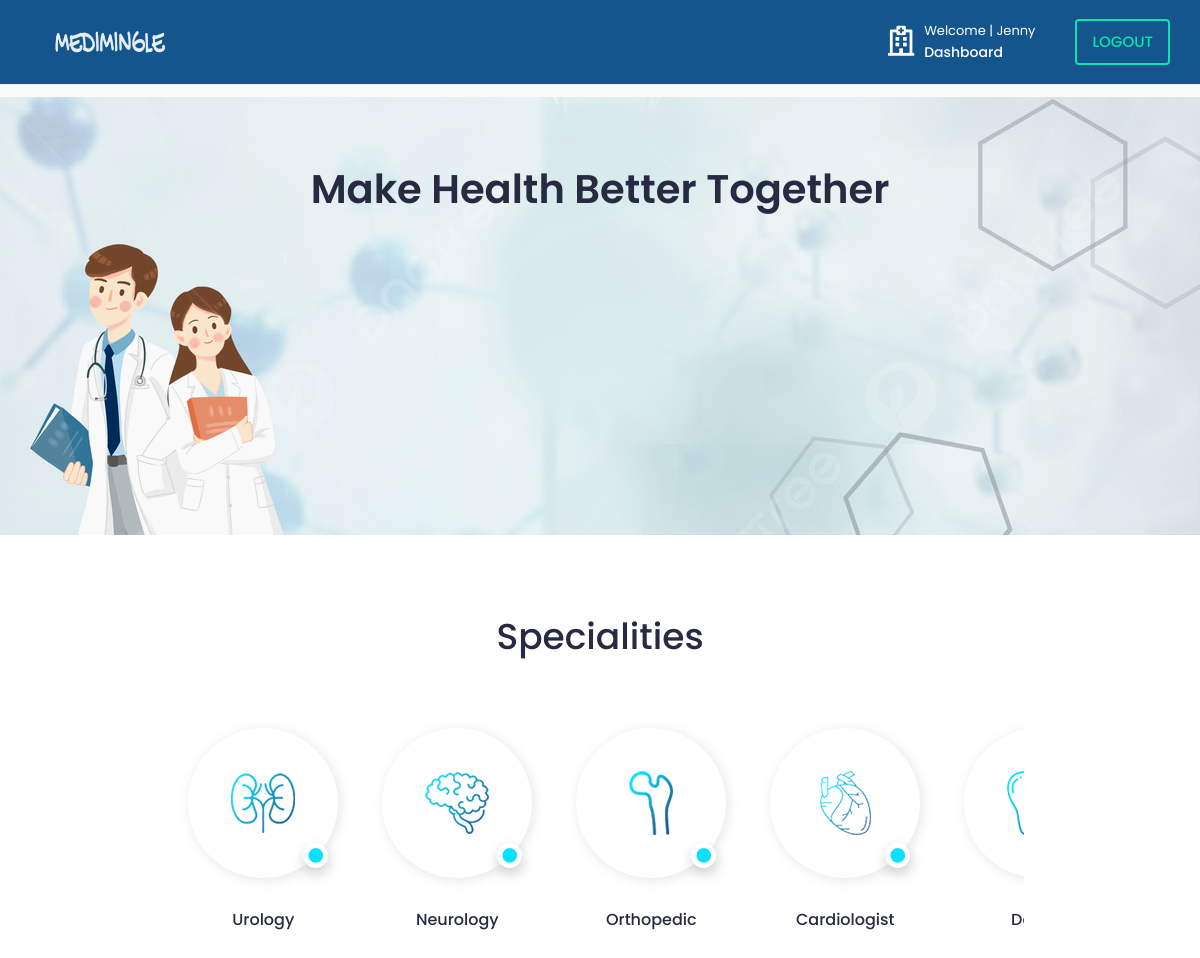
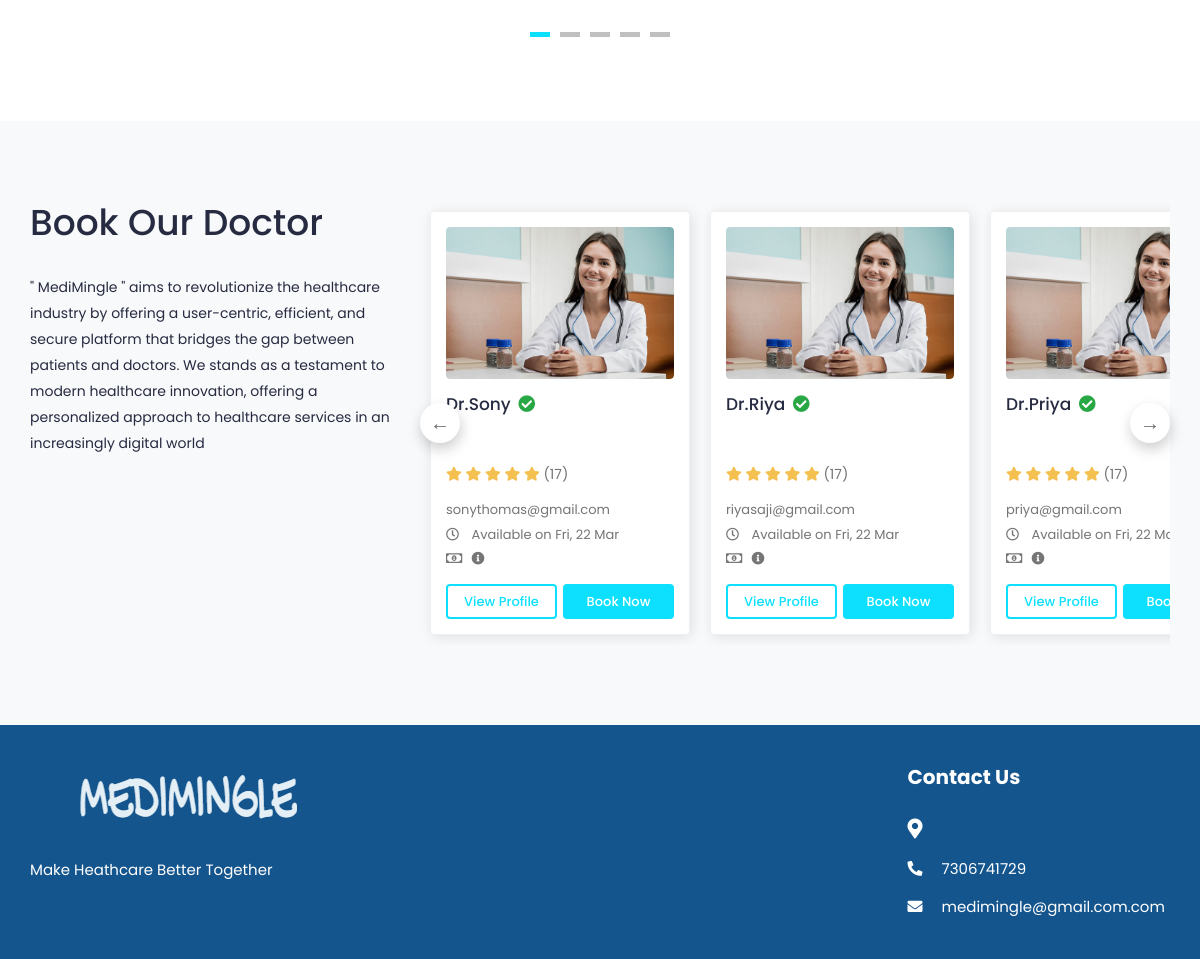
The app's page /homepage/ (signed in) with its own data (2 pictures, top to bottom).
### medi/models.py (models this page shows, shortened)
class tbl_user(AbstractUser):
    email=models.EmailField(unique=True)
    phone_number=models.CharField(max_length=15, null=True)
    USER_TYPE_CHOICES = (
        ('patient', 'Patient'),('doctor', 'Doctor'),
    )
    user_type = models.CharField(
        max_length=10,
        choices=USER_TYPE_CHOICES,
        default='patient',
    )
    is_email_verified = models.BooleanField(default=False)
    email_verification_token = models.CharField(max_length=255, blank=True, null=True)
    status= models.BooleanField(default=False)

### medi/views.py (the view)
# urls.py: path('homepage/',views.homepage,name='homepage'),
@never_cache
@login_required(login_url='signin')
def homepage(request):
    doct = tbl_user.objects.filter(user_type='doctor').exclude(is_superuser=True)
    context={
        "doct":doct
    }
    return render(request,'homepage.html',context)

### templates/homepage.html (shortened to what this page needs)
{% load static %}
<!DOCTYPE html>
<html lang="en">
<head>
		<link rel="stylesheet" href="{% static '/assets/css/bootstrap.min.css'%}">
		<link rel="stylesheet" href="{% static '/assets/plugins/fontawesome/css/fontawesome.min.css'%}">
		<link rel="stylesheet" href="{% static '/assets/plugins/fontawesome/css/all.min.css'%}">
		<link rel="stylesheet" href="{% static '/assets/css/style.css'%}">
	</head>
	<body>
		<div class="main-wrapper">
			{% load static %}
<header class="header">
    <nav class="navbar navbar-expand-lg header-nav">
        <div class="navbar-header">
            <a href="{% url 'homepage' %}" class="navbar-brand logo">
                <img src="{% static '/assets/img/logo.png'%}" class="img-fluid" alt="Logo">
            </a>
        </div>
        <ul class="nav header-navbar-rht">
            <li class="nav-item contact-item">
                <div class="header-contact-img">
                    <i  style="color: white;" class="far fa-hospital"></i>
                </div>
                <div class="header-contact-detail">
                    {% if user.is_authenticated %}
                        <p  style="color: white;" class="contact-header">Welcome | {{ user.first_name }}</p>
                        {% if user.user_type == 'doctor' %}
                            <p class="contact-info-header"><a href="{% url 'doctor_dashboard' %}"  style="color: white;" >Dashboard</a></p>
                        {% else %}
                        <p class="contact-info-header"><a href="{% url 'patient_dashboard' %}"  style="color: white;" >Dashboard</a></p>
                        {% endif %}
                    {% endif %}
                </div>
            </li>
            <li class="nav-item">
				{% if user.is_authenticated %}
				<li class="nav-item">
					<a class="nav-link header-login" href="{% url 'logout' %}">Logout</a>
				</li>
				{% endif %}
        </ul>
    </nav>
</header>
			<section class="section section-search">
				<div class="container-fluid">
					<div class="banner-wrapper">
						<div class="banner-header text-center">
							<h1>Make Health Better Together</h1>
						</div>
					</div>
				</div>
			</section>
			<section class="section section-specialities">
				<div class="container-fluid">
					<div class="section-header text-center">
						<h2>Specialities</h2>
					</div>
					<div class="row justify-content-center">
						<div class="col-md-9">
							<div class="specialities-slider slider">
								<div class="speicality-item text-center">
									<div class="speicality-img">
										<img src="{% static '/assets/img/specialities/specialities-01.png'%}" class="img-fluid" alt="Speciality">
										<span><i class="fa fa-circle" aria-hidden="true"></i></span>
									</div>
									<p>Urology</p>
								</div>
								<div class="speicality-item text-center">
									<div class="speicality-img">
										<img src="{% static '/assets/img/specialities/specialities-02.png'%}" class="img-fluid" alt="Speciality">
										<span><i class="fa fa-circle" aria-hidden="true"></i></span>
									</div>
									<p>Neurology</p>
								</div>
								<div class="speicality-item text-center">
									<div class="speicality-img">
										<img src="{% static '/assets/img/specialities/specialities-03.png'%}" class="img-fluid" alt="Speciality">
										<span><i class="fa fa-circle" aria-hidden="true"></i></span>
									</div>
									<p>Orthopedic</p>
								</div>
								<div class="speicality-item text-center">
									<div class="speicality-img">
										<img src="{% static '/assets/img/specialities/specialities-04.png'%}" class="img-fluid" alt="Speciality">
										<span><i class="fa fa-circle" aria-hidden="true"></i></span>
									</div>
									<p>Cardiologist</p>
								</div>
								<div class="speicality-item text-center">
									<div class="speicality-img">
										<img src="{% static '/assets/img/specialities/specialities-05.png'%}" class="img-fluid" alt="Speciality">
									</div>
									<p>Dentist</p>
								</div>
							</div>
						</div>
					</div>
				</div>
			</section>
			<section class="section section-doctor">
				<div class="container-fluid">
				   <div class="row">
						<div class="col-lg-4">
							<div class="section-header ">
								<h2>Book Our Doctor</h2>
							</div>
							<div class="about-content">
								<p>" MediMingle " aims to revolutionize the healthcare industry by offering a user-centric, efficient, and secure platform that bridges the gap between patients and
									doctors. We stands as a testament to modern healthcare innovation,
									offering a personalized approach to healthcare services in an increasingly digital
									world</p>
							</div>
						</div>
						<div class="col-lg-8">
							<div class="doctor-slider slider">
								{% for d in doct %}
								<div class="profile-widget">
									<div class="doc-img">
										<a href="doctor-profile.html">
											<img class="img-fluid" alt="User Image" src="{% static '/assets/img/doctors/doctor-01.jpg'%}">
										</a>
									</div>
									<div class="pro-content">
										<h3 class="title">Dr.{{d.first_name}}
											<i class="fas fa-check-circle verified"></i>
										</h3>
										<p class="speciality">{{d.specialised_category}}</p>
										<div class="rating">
											<i class="fas fa-star filled"></i>
											<i class="fas fa-star filled"></i>
											<i class="fas fa-star filled"></i>
											<i class="fas fa-star filled"></i>
											<i class="fas fa-star filled"></i>
											<span class="d-inline-block average-rating">(17)</span>
										</div>
										<ul class="available-info">
											<li>{{d.email}}
											</li>
											<li>
												<i class="far fa-clock"></i> Available on Fri, 22 Mar
											</li>
											<li>
												<i class="far fa-money-bill-alt"></i> {{ d.consulting_fee}}
												<i class="fas fa-info-circle" data-toggle="tooltip" title="Lorem Ipsum"></i>
											</li>
										</ul>
										<div class="row row-sm">
											<div class="col-6">
												<a href="{% url 'pat_doc_view' d.id %}" class="btn view-btn">View Profile</a>
											</div>
											<div class="col-6">
												<a href="{% url 'booking' d.id %}" class="btn book-btn">Book Now</a>
											</div>
										</div>
									</div>
								</div>
								{% endfor %}
							</div>
						</div>
				   </div>
				</div>
			</section>
			<footer class="footer">
				<div class="footer-top">
					<div class="container-fluid">
						<div class="row">
							<div class="col-lg-3 col-md-6">
								<div class="footer-widget footer-about">
									<div class="footer-logo">
										<img src="{% static '/assets/img/logo.png'%}" alt="logo">
									</div>
									<div class="footer-about-content">
										<p>Make Heathcare Better Together</p>
									</div>
								</div>
							</div>
							<div class="col-lg-3 col-md-6">
							</div>
							<div class="col-lg-3 col-md-6">
							</div>
							<div class="col-lg-3 col-md-6">
								<div class="footer-widget footer-contact">
									<h2 class="footer-title">Contact Us</h2>
									<div class="footer-contact-info">
										<div class="footer-address">
											<span><i class="fas fa-map-marker-alt"></i></span>
										</div>
										<p>
											<i class="fas fa-phone-alt"></i>
											7306741729
										</p>
										<p class="mb-0">
											<i class="fas fa-envelope"></i>
											medimingle@gmail.com.com
										</p>
									</div>
								</div>
							</div>
						</div>
					</div>
				</div>
						</div>
	</body>
</html>

### records on screen
tbl_user: first_name "Jenny"
tbl_user: first_name "Sony", email "sonythomas@gmail.com"
tbl_user: first_name "Riya", email "riyasaji@gmail.com"
tbl_user: first_name "Priya", email "priya@gmail.com"
